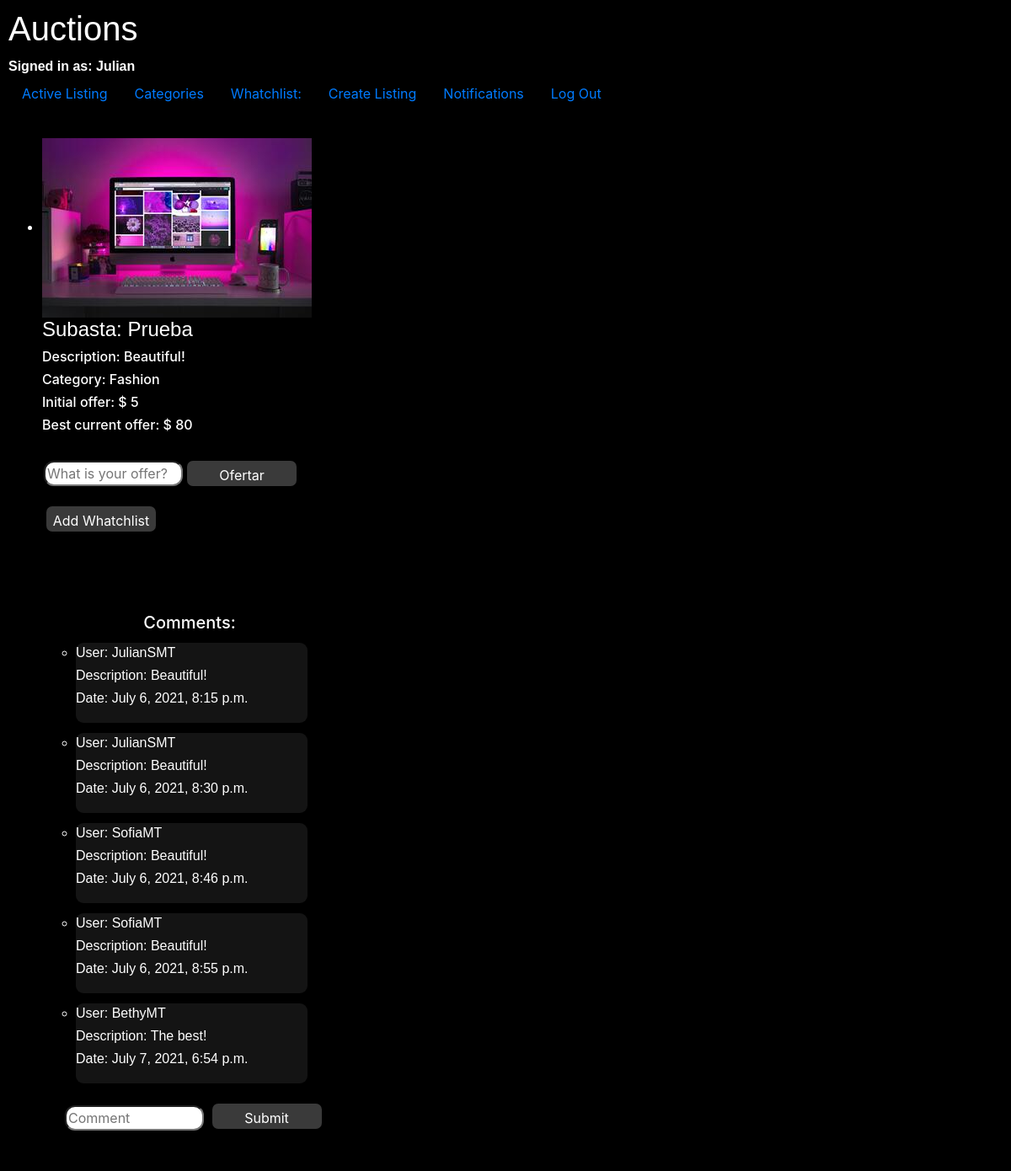
The page /26/details (signed in) on the database its author committed.
### auctions/models.py (models this page shows, shortened)
class User(AbstractUser):
    pass

class Subasta(models.Model):
    titulo = models.CharField(max_length=50)
    descripcion = models.CharField(max_length=300)
    categoria = models.CharField(max_length=20, choices=CATEGORIAS_CHOICES, default='Hogar')
    precioInicial = models.IntegerField()
    imagen = models.ImageField(upload_to = 'subastas', null= True)
    usuario = models.ForeignKey(Usuario, on_delete=models.CASCADE, related_name="subastasU")
    comentarios = models.ManyToManyField(Comentario, blank=True, related_name="subastasC")
    ofertas = models.ManyToManyField(Oferta, blank=True, related_name="subastasO")
    estado = models.BooleanField(default=True)

class Comentario(models.Model):
    descripcion = models.CharField(max_length=300, default=None)
    fecha = models.DateTimeField(auto_now_add = True)
    usuario = models.ForeignKey(Usuario, on_delete=models.CASCADE, related_name="comentarios")

class Usuario(models.Model):
    nombre_usuario = models.CharField(max_length=300, blank=False)
    email = models.EmailField(blank=False)
    password = models.CharField(max_length=300, blank=False)
    def __str__(self):
        return f"{self.nombre_usuario}"

### auctions/views.py (the view)
# urls.py: path("<int:sub_id>/details", views.subasta, name="subasta"),
def subasta(request, sub_id):
    subasta = Subasta.objects.get(pk=sub_id)
    comentarios = subasta.comentarios.all()
    aux = subasta.usuario.id
    ofertas = subasta.ofertas.all()
    Mayor = 0
    if len(ofertas) > 0:
        Mayor = 0
        for i in range(len(ofertas)):
            oferta = ofertas[i].precio
            if oferta > Mayor:
                Mayor = ofertas[i].precio
                mejorOferta = ofertas[i]
    return render(request, "auctions/subasta.html", {
        "sub": subasta, "comentarios": comentarios, "usuario": aux+1, "mejorOferta": Mayor
    })

### auctions/templates/auctions/subasta.html (shortened to what this page needs)
{% extends "auctions/layout.html" %}
{% load static %}
{% block seguimiento %}
<li class="nav-item">
    <a class="nav-link" href="{% url 'seguimiento' 0 user.id  %}">Whatchlist: {{cont}}</a>
</li>
{% endblock%}
{% block body %}
<ul>
    <div>
        <li class="tituloCont">
            <div class="contenedorDiv">
                <div>
                    <img src="{{sub.imagen.url}}" alt="">
                </div>
                <h4 class="titulo"> Subasta: {{sub.titulo}}</h4>
                <h6>Description: {{sub.descripcion}}</h6>
                <h6>Category: {{sub.categoria}}</h6>
                <h6>Initial offer: $ {{sub.precioInicial}} </h6>
                <h6>Best current offer: $ {{mejorOferta}} </h6>
                {% if user.is_authenticated %}
                <br>
                <form class="formulario" action="{% url 'agregarO' sub.id user.id %}" method="POST">
                    <input class="entrada" type="text" name="offer"placeholder="What is your offer?" required>
                    <br>
                    <input class="boton" type="submit" value="Ofertar">
                </form>
                <br>
                <form action="{% url 'seguimiento' sub.id user.id %}" method="post">
                    <input class="boton" type="submit" value="Add Whatchlist">
                </form>
                <br>
            </div>
            <br>
            <br>
            <br>
            <div class="comentariosCont">
                <h5 class="tituloComent">Comments:</h5>
                {% for comment in comentarios %}
                <ul>
                    <li class="item">
                        <h6>User: {{comment.usuario}}</h6>
                        <h6>Description: {{comment.descripcion}}</h6>
                        <h6>Date: {{comment.fecha}}</h6>
                    </li>
                </ul>
                {% endfor %}
                <br>
                <form class="formComent" action="{% url 'agregarC' sub.id user.id %}"method="post">
                    <input class="entrada" type="text" name="descripcion"
                        placeholder="Comment" required>
                    <input class="boton" type="submit">
                </form>
                <br>
                <br>
            </div>
            {% else %}
            <h6 style="color:#fd1f1f">Login to see more</h6>
            {% endif %}
        </li>
    </div>
</ul>
{% endblock %}

### auctions/templates/auctions/layout.html (shortened to what this page needs)
{% load static %}
<!DOCTYPE html>
<html lang="en">
    <head>
        <link rel="stylesheet" href="https://stackpath.bootstrapcdn.com/bootstrap/4.4.1/css/bootstrap.min.css">
        <link href="{% static 'auctions/styles.css' %}" rel="stylesheet">
        <link href="{% static 'auctions/css.css' %}" rel="stylesheet">
    </head>
    <body>
        <h1 class="titulo">Auctions</h1>
        <div>
            {% if user.is_authenticated %}
                 <strong class = "titulo">Signed in as: {{ user.username}} </strong>
            {% else %}
                Not signed in.
            {% endif %}
        </div>
        <ul class="nav">
            <li class="nav-item">
                <a class="nav-link"  href="{% url 'index' %}">Active Listing</a>
            </li>
            {% if user.is_authenticated %}
                <li class="nav-item">
                    <a class="nav-link" href="{% url 'categorias' %}">Categories</a>
                </li>
                {% block seguimiento %}
                {% endblock %}
                <li class="nav-item">
                    <a class="nav-link" href="{% url 'agregarS' user.id %}">Create Listing</a>
                </li>
                <li class="nav-item">
                    <a class="nav-link" href="{% url 'notificar' user.id %}">Notifications</a>
                </li>
                <li class="nav-item">
                    <a class="nav-link" href="{% url 'logout' %}">Log Out</a>
                </li>
            {% endif %}
        </ul>
        <hr>
        {% block body %}
        {% endblock %}
    </body>
</html>

### auctions/static/auctions/styles.css (style rules this page uses)
body { padding: 10px; }

### auctions/static/auctions/css.css (style rules this page uses)
body { background: rgb(0, 0, 0); }
.titulo { color: rgb(255, 255, 255); font-family: 'Gill Sans', 'Gill Sans MT', Calibri, 'Trebuchet MS', sans-serif; }
.tituloCont { list-style-position: outside ; list-style-type: disc; color: white; }
.formulario { color: white; display: flex; }
.boton { margin-left: 5px; width:130px; height:30px; background: #3a3a3a; border:1px; border-color: rgb(20, 20, 20); padding: 5px; color: rgb(255, 255, 255); border-radius: 7px; }
.entrada { margin-left: 2px; width:165px; height:30px; border-radius: 12px; }
.comentariosCont { background:rgb(0, 0, 0); list-style-position: outside ; list-style-type: disc; color: white; float: left; width: 350px; }
.tituloComent { text-align: center }
.item { background: rgb(20, 20, 20); border-radius:9px; margin-top: 12px; width: 275px; height: 95px; font-family:'Trebuchet MS', 'Lucida Sans Unicode', 'Lucida Grande', 'Lucida Sans', Arial, sans-serif }
.formComent { margin-left: 25px; }

### rows shown on the page
User: username "Julian"
Subasta: imagen (picture), titulo "Prueba", descripcion "Beautiful!", categoria "Fashion", precioInicial "5"
Comentario: usuario "JulianSMT", descripcion "Beautiful!", fecha "July 6, 2021, 8:15 p.m."
Comentario: usuario "JulianSMT", descripcion "Beautiful!", fecha "July 6, 2021, 8:30 p.m."
Comentario: usuario "SofiaMT", descripcion "Beautiful!", fecha "July 6, 2021, 8:46 p.m."
Comentario: usuario "SofiaMT", descripcion "Beautiful!", fecha "July 6, 2021, 8:55 p.m."
Comentario: usuario "BethyMT", descripcion "The best!", fecha "July 7, 2021, 6:54 p.m."

### other values the page prints
{{ mejorOferta }} "80"
